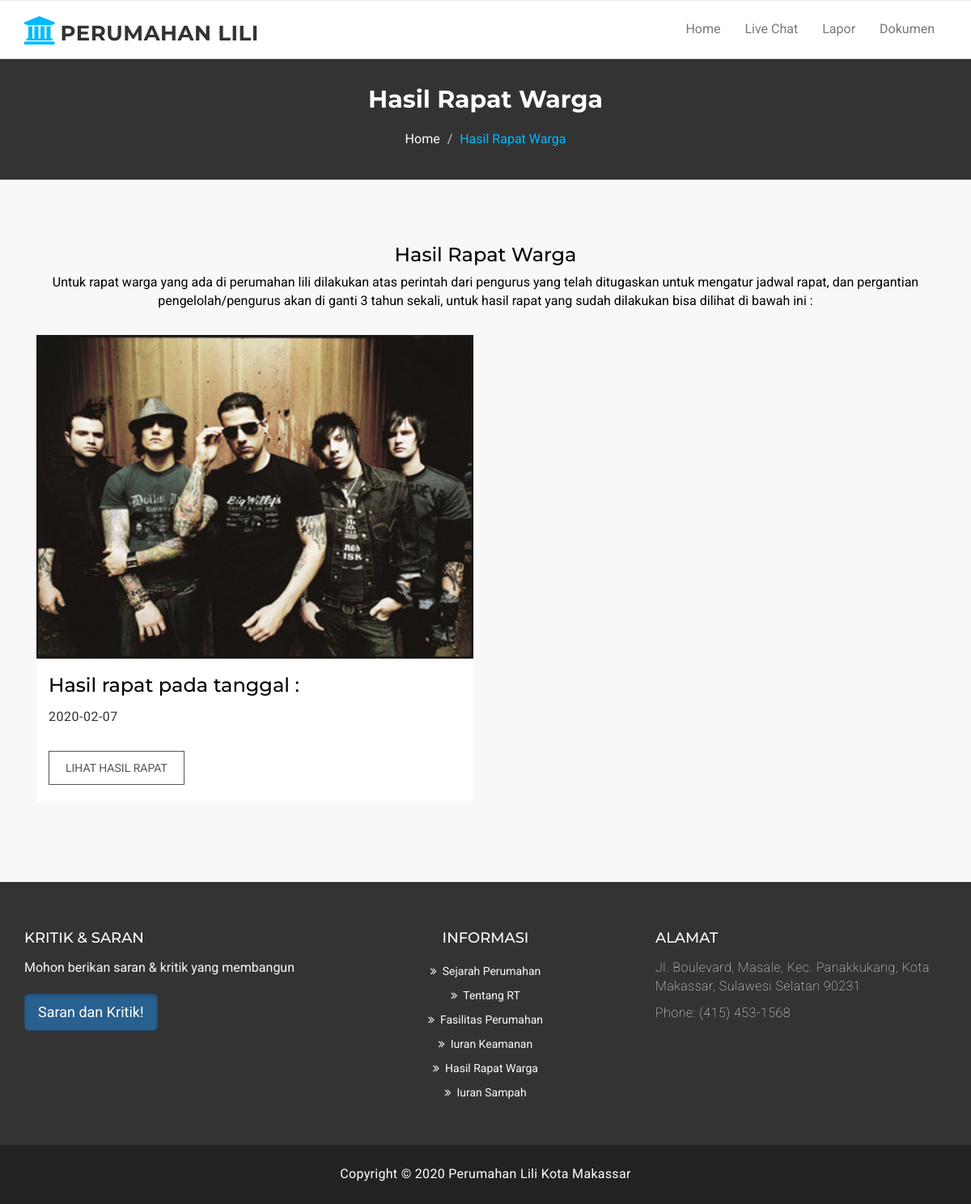
Screenshot of /hasil_rapat.php with the database file from the repository.
### tables this page shows
CREATE TABLE `tabel_hasil_rapat` (
  `id` int(11) NOT NULL,
  `tanggal` date NOT NULL,
  `foto` varchar(500) NOT NULL,
  `hasil_rapat` mediumtext NOT NULL
);

### admin/functions.php (called while the page is built, shortened)
<?php
$conn = mysqli_connect("localhost","root","","perumahan");
function query($query){
	global $conn;
	$result 		= mysqli_query($conn,$query);
	$rows 			= [];
	while ($row 	= mysqli_fetch_assoc($result)) {
	$rows [] 		= $row;
	}
	return $rows;
}
 ?>

### hasil_rapat.php (the view, shortened to what this page needs)
<?php
require './admin/functions.php';
$hasilInputan = query("SELECT * FROM tabel_hasil_rapat");
?>
<!DOCTYPE html>
<html lang="en">
  <head>
    <link href="assets/css/font-awesome.css" rel="stylesheet">
    <link href="assets/css/bootstrap.css" rel="stylesheet">
    <link rel="stylesheet" type="text/css" href="assets/css/slick.css">
    <link rel="stylesheet" href="assets/css/jquery.fancybox.css" type="text/css" media="screen" />
    <link id="switcher" href="assets/css/theme-color/default-theme.css" rel="stylesheet">
    <link href="assets/css/style.css" rel="stylesheet">
  </head>
  <body>
  <section id="mu-menu">
    <nav class="navbar navbar-default fixed-top" role="navigation">
      <div class="container ">
        <div class="navbar-header">
          <a class="navbar-brand" href="index.php"><i class="fa fa-university"></i><span>Perumahan Lili</span></a>
        </div>
        <div id="navbar" class="navbar-collapse collapse">
          <ul id="top-menu" class="nav navbar-nav navbar-right main-nav">
            <li><a href="index.php">Home</a></li>
            <li><a href="chat/login.php">Live Chat</a></li>
            <li><a href="lapor/lapor.html">Lapor</a></li>
            <li><a href="dokumen.php">Dokumen</a></li>
          </ul>
        </div>
      </div>
    </nav>
  </section>
 <section id="mu-page-breadcrumb">
   <div class="container">
     <div class="row">
       <div class="col-md-12">
         <div class="mu-page-breadcrumb-area">
           <h2>Hasil Rapat Warga</h2>
           <ol class="breadcrumb">
            <li><a href="index.php">Home</a></li>
            <li class="active">Hasil Rapat Warga</li>
          </ol>
         </div>
       </div>
     </div>
   </div>
 </section>
 <section id="mu-course-content">
   <div class="container">
     <div class="row">
       <div class="col-md-12">
         <div class="mu-course-content-area">
            <div class="row">
              <div class="col-md-12">
                <div class="row">
                  <div class="col-md-12">
                    <div class="mu-related-item">
                      <center>
                      <h3 style="margin-top: -50px;">Hasil Rapat Warga</h3>
                      <p>Untuk rapat warga yang ada di perumahan lili dilakukan atas perintah dari pengurus yang telah ditugaskan untuk mengatur jadwal rapat, dan pergantian pengelolah/pengurus akan di ganti 3 tahun sekali, untuk hasil rapat yang sudah dilakukan bisa dilihat di bawah ini :</p>
                      </center>
                      <div class="mu-related-item-area">
                        <div id="mu-related-item-slide">
                          <?php foreach ($hasilInputan as $hasil) :?>
                          <div class="col-md-6">
                            <article class="mu-blog-single-item">
                              <figure class="mu-blog-single-img">
                                <img alt="img" height="400px" width="100%"  src="admin/images/<?= $hasil["foto"]; ?>">
                                <figcaption class="mu-blog-caption">
                                  <h3>Hasil rapat pada tanggal :</h3>
                                </figcaption>
                              </figure>
                              <div class="mu-blog-meta">
                                <a href="#"><?= $hasil["tanggal"]; ?></a>
                              </div>
                              <div class="mu-blog-description">
                                <a href="tampilan_hasil_rapat.php" class="mu-read-more-btn">lihat Hasil Rapat</a>
                              </div>
                            </article>
                          </div>
                          <?php endforeach; ?>
                        </div>
                      </div>
                    </div>
                  </div>
                </div>
             </div>
           </div>
         </div>
       </div>
     </div>
   </div>
 </section>
  <footer id="mu-footer">
    <div class="mu-footer-top">
      <div class="container">
        <div class="mu-footer-top-area">
          <div class="row">
            <div class="col-lg-4 col-md-4 col-sm-4">
              <div class="mu-footer-widget">
                <h4>Kritik & Saran</h4>
                <p>Mohon berikan saran & kritik yang membangun</p>
                <form class="mu-subscribe-form">
                  <a href="kritik_saran.php" class="btn btn-primary btn-lg active" role="button" aria-pressed="true">Saran dan Kritik!</a>
                </form>
              </div>
            </div>
            <div class="col-lg-4 col-md-4 col-sm-4">
              <div class="mu-footer-widget">
                <center>
                <h4>Informasi</h4>
                <ul>
                  <li><a href="sejarah.php">Sejarah Perumahan</a></li>
                  <li><a href="tentang_rt.php">Tentang RT</a></li>
                  <li><a href="fasilitas_perumahan.php">Fasilitas Perumahan</a></li>
                  <li><a href="iuran_keamanan.php">Iuran Keamanan</a></li>
                  <li><a href="hasil_rapat.php">Hasil Rapat Warga</a></li>
                  <li><a href="iuran_sampah.php">Iuran Sampah</a></li>
                </ul>
                </center>
              </div>
            </div>
            <div class="col-lg-4 col-md-4 col-sm-4">
              <div class="mu-footer-widget">
                <h4>Alamat</h4>
                <address>
                  <p>Jl. Boulevard, Masale, Kec. Panakkukang, Kota Makassar, Sulawesi Selatan 90231</p>
                  <p>Phone: (415) 453-1568 </p>
                </address>
              </div>
            </div>
          </div>
        </div>
      </div>
    </div>
    <div class="mu-footer-bottom">
      <div class="container">
        <div class="mu-footer-bottom-area">
          <p><?php echo "Copyright © " . (int)date('Y') . " Perumahan Lili Kota Makassar"; ?></p>
        </div>
      </div>
    </div>
  </footer>
  </body>
</html>

### assets/css/theme-color/default-theme.css (style rules this page uses)
#mu-menu .navbar-header .navbar-brand i { color: #01bafd; }
#mu-page-breadcrumb .mu-page-breadcrumb-area .breadcrumb .active { color: #01bafd; }
#mu-course-content { background-color: #f8f8f8; display: inline; float: left; padding: 100px 0; width: 100%; }
#mu-course-content .mu-course-content-area { display: inline; float: left; width: 100%; }
.mu-related-item { display: inline; float: left; margin-top: 30px; width: 100%; }

### rows the page displays
tabel_hasil_rapat: foto (picture), tanggal "2020-02-07"
